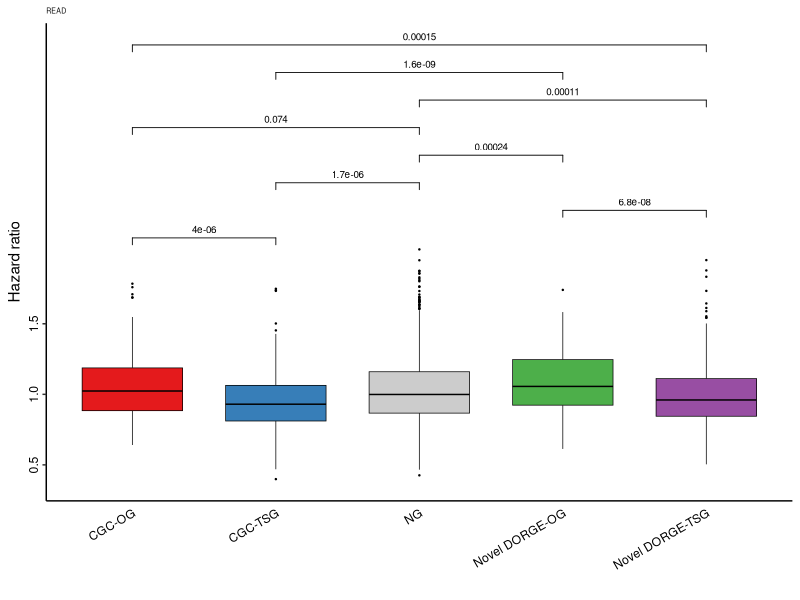
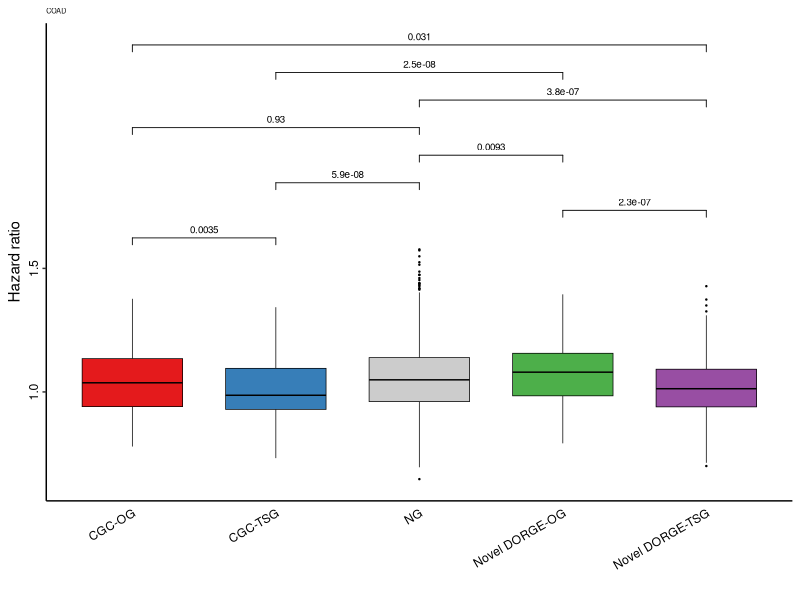
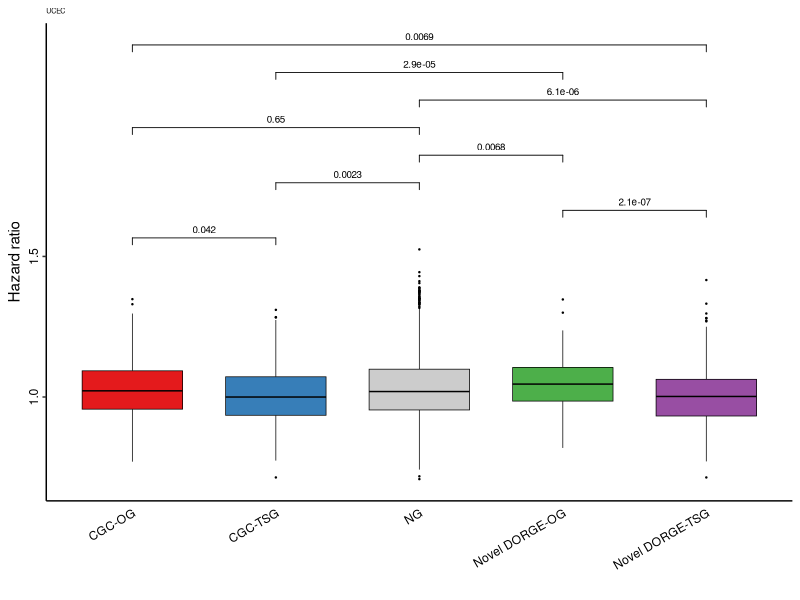

Reproduce these figures in R, in order.
####################
##### Boxplots #####
####################

###### The boxplots for survival data to independently evaluate DORGE prediction.

###### Input: ../Gene_set_new.txt: Gene annotation file
###### Input: ../All_features.csv: Feature table compiled in this study
###### Input: ../DORGE_prediction.txt: DORGE prediction results
###### Input: data/oncolnc_processed.txt: Processed survival data (from https://peerj.com/articles/cs-67/; Available at Evaluation_processing folder DORGE_pipeline project https://github.com/biocq/DORGE_pipeline)

###### Output: Figure_3E_survival_READ_evaluation.pdf: Evaluation of DORGE novel TSG/OGs by survival data in READ
###### Output: Figure_S4E_survival_COAD_evaluation.pdf: Evaluation of DORGE novel TSG/OGs by survival data in COAD
###### Output: Figure_S4F_survival_UCEC_evaluation.pdf: Evaluation of DORGE novel TSG/OGs by survival data in UCEC

options(warn=-1)

### Install missing packages

installed_pkgs <- installed.packages()

pkgs <-  c("plyr","ggpubr")


if (length(setdiff(pkgs, installed_pkgs)) > 0) {
    install.packages(pkgs = setdiff(pkgs, installed_pkgs), repos = "http://cran.us.r-project.org")
}

suppressMessages(library("ggpubr"))
suppressMessages(library("plyr"))

TSG_threshold<-0.6233374 #FPR=0.01
OG_threshold<-0.6761319 #FPR=0.01

##################### Figure 3E, S4E and S4F: Survival data evaluation #####################
#setwd("/Users/jlyu/Box\ Sync/TSGOG_Project/SA_sub/github/DORGE_paper/DORGE_codes/Figure_3");

anno <- read.table("../Gene_set_new.txt", header=T, sep="\t",fill=TRUE,quote = "")
colnames(anno)<-c("Gene","TSG_core","OG_core","NG","TSG_all","OG_all");
prediction <- read.table("../DORGE_prediction.txt", header=T, sep="\t",fill=TRUE,quote = "")
anno<-cbind(anno[,c(1,4,5,6)],prediction[,2:3])
all_feature <- read.table("data/oncolnc_all_genes.txt", header=T, sep="\t",fill=TRUE,quote = "")
all_feature<-all_feature[,c("Gene","cancer","HR")]
all_feature$HR <- as.numeric(all_feature$HR)

join<-join(all_feature, anno,type = "full",by="Gene")
join<-join[!is.na(join$HR),]
index_pOG<-which(join$OG_probability> OG_threshold & join$TSG_probability< TSG_threshold & join$OG_all!="1")
index_pTSG<-which(join$TSG_probability> TSG_threshold & join$OG_probability< OG_threshold & join$TSG_all!="1")
index_TSG<-which(join$TSG_all=="1" & join$OG_all!="1")
index_OG<-which(join$OG_all=="1" & join$TSG_all!="1")
index_NG<-which(join$NG=="1")

index<-rep("",nrow(join))

index[index_NG]<-"NG"
index[index_pTSG]<-"Novel DORGE-TSG"
index[index_pOG]<-"Novel DORGE-OG"
index[index_TSG]<-"CGC-TSG"
index[index_OG]<-"CGC-OG"

join<-cbind(join,index)
allgene2<-join[join$index!="" & !is.na(join$index),]
allgene2$index<-factor(allgene2$index,levels=c("CGC-OG", "CGC-TSG", "NG", "Novel DORGE-OG", "Novel DORGE-TSG"))

ca<-paste("Raw_figures/Figure_3E_survival_READ_evaluation.pdf",sep="")
pdf(ca, family="ArialMT", width=2.275, height=3)
my_comparisons <- list(c("CGC-OG","CGC-TSG"),c("Novel DORGE-OG","Novel DORGE-TSG"),c("NG","CGC-TSG"),c("Novel DORGE-OG","NG"),c("CGC-OG","NG"),c("NG","Novel DORGE-TSG"),c("Novel DORGE-OG","CGC-TSG"),c("CGC-OG","Novel DORGE-TSG"));
ggboxplot(data = allgene2[allgene2$cancer=="READ",],x = "index", y="HR",color="black",outlier.size = 0.2,width=0.7, fill="index",lwd=0.25,palette = c("#E41A1C","#377EB8","#CCCCCC","#4DAF4A","#984EA3"))+scale_y_continuous(breaks = c(0.5,1.0,1.5),labels = c("0.5", "1.0", "1.5"))+labs(x = "", y = "Hazard ratio")+ggtitle("READ") + theme_bw() + theme(plot.title = element_text(size = 5),axis.ticks.y = element_line(size = 0.5),axis.ticks.x=element_blank(),axis.text.x = element_text(angle = 30, hjust = 1, colour = "black"),axis.text.y = element_text(angle = 90, hjust = 0.5, colour = "black"), panel.border = element_blank(), panel.grid.major = element_blank(), panel.grid.minor = element_blank(),panel.background = element_blank(), axis.line = element_line(colour = "black"))+ guides(fill=FALSE)+stat_compare_means(aes(label = paste0(..p.format..)),method.args = list(alternative = "g"),comparisons = my_comparisons,size=2.5)
garbage <- dev.off()

ca<-paste("Raw_figures/Figure_S4E_survival_COAD_evaluation.pdf",sep="")
pdf(ca, family="ArialMT", width=2.275, height=3)
my_comparisons <- list(c("CGC-OG","CGC-TSG"),c("Novel DORGE-OG","Novel DORGE-TSG"),c("NG","CGC-TSG"),c("Novel DORGE-OG","NG"),c("CGC-OG","NG"),c("NG","Novel DORGE-TSG"),c("Novel DORGE-OG","CGC-TSG"),c("CGC-OG","Novel DORGE-TSG"));
ggboxplot(data = allgene2[allgene2$cancer=="COAD",],x = "index", y="HR",color="black",outlier.size = 0.2,width=0.7, fill="index",lwd=0.25,palette = c("#E41A1C","#377EB8","#CCCCCC","#4DAF4A","#984EA3"))+scale_y_continuous(breaks = c(0.5,1.0,1.5),labels = c("0.5", "1.0", "1.5"))+labs(x = "", y = "Hazard ratio")+ggtitle("COAD") + theme_bw() + theme(plot.title = element_text(size = 5),axis.ticks.y = element_line(size = 0.5),axis.ticks.x=element_blank(),axis.text.x = element_text(angle = 30, hjust = 1, colour = "black"),axis.text.y = element_text(angle = 90, hjust = 0.5, colour = "black"), panel.border = element_blank(), panel.grid.major = element_blank(), panel.grid.minor = element_blank(),panel.background = element_blank(), axis.line = element_line(colour = "black"))+ guides(fill=FALSE)+stat_compare_means(aes(label = paste0(..p.format..)),method.args = list(alternative = "g"),comparisons = my_comparisons,size=2.5)
garbage <- dev.off()

ca<-paste("Raw_figures/Figure_S4F_survival_UCEC_evaluation.pdf",sep="")
pdf(ca, family="ArialMT", width=2.275, height=3)
my_comparisons <- list(c("CGC-OG","CGC-TSG"),c("Novel DORGE-OG","Novel DORGE-TSG"),c("NG","CGC-TSG"),c("Novel DORGE-OG","NG"),c("CGC-OG","NG"),c("NG","Novel DORGE-TSG"),c("Novel DORGE-OG","CGC-TSG"),c("CGC-OG","Novel DORGE-TSG"));
ggboxplot(data = allgene2[allgene2$cancer=="UCEC",],x = "index", y="HR",color="black",outlier.size = 0.2,width=0.7, fill="index",lwd=0.25,palette = c("#E41A1C","#377EB8","#CCCCCC","#4DAF4A","#984EA3"))+scale_y_continuous(breaks = c(0.5,1.0,1.5),labels = c("0.5", "1.0", "1.5"))+labs(x = "", y = "Hazard ratio")+ggtitle("UCEC") + theme_bw() + theme(plot.title = element_text(size = 5),axis.ticks.y = element_line(size = 0.5),axis.ticks.x=element_blank(),axis.text.x = element_text(angle = 30, hjust = 1, colour = "black"),axis.text.y = element_text(angle = 90, hjust = 0.5, colour = "black"), panel.border = element_blank(), panel.grid.major = element_blank(), panel.grid.minor = element_blank(),panel.background = element_blank(), axis.line = element_line(colour = "black"))+ guides(fill=FALSE)+stat_compare_means(aes(label = paste0(..p.format..)),method.args = list(alternative = "g"),comparisons = my_comparisons,size=2.5)
garbage <- dev.off()



cancer_types<-as.character(unique(allgene2$cancer))
for(i in cancer_types){
	#ca<-paste("Raw_figures/Figure_S4E_oncolnc_",i,"_evaluation.pdf",sep="")
	#pdf(ca, family="ArialMT", width=2.275, height=3)
	#my_comparisons <- list(c("CGC-OG","CGC-TSG"),c("Novel DORGE-OG","Novel DORGE-TSG"),c("NG","CGC-TSG"),c("Novel DORGE-OG","NG"),c("CGC-OG","NG"),c("NG","Novel DORGE-TSG"),c("Novel DORGE-OG","CGC-TSG"),c("CGC-OG","Novel DORGE-TSG"));
	#print(ggboxplot(data = allgene2[allgene2$cancer==i,],x = "index", y="HR",color="black",outlier.size = 0.2,width=0.7, fill="index",lwd=0.25,palette = c("#E41A1C","#377EB8","#CCCCCC","#4DAF4A","#984EA3"))+scale_y_continuous(breaks = c(0.5,1.0,1.5),labels = c("0.5", "1.0", "1.5"))+labs(x = "", y = "Hazard ratio")+ggtitle(i) + theme_bw() + theme(plot.title = element_text(size = 5),axis.ticks.y = element_line(size = 0.5),axis.ticks.x=element_blank(),axis.text.x = element_text(angle = 30, hjust = 1, colour = "black"),axis.text.y = element_text(angle = 90, hjust = 0.5, colour = "black"), panel.border = element_blank(), panel.grid.major = element_blank(), panel.grid.minor = element_blank(),panel.background = element_blank(), axis.line = element_line(colour = "black"))+ guides(fill=FALSE)+stat_compare_means(aes(label = paste0(..p.format..)),method.args = list(alternative = "g"),comparisons = my_comparisons,size=2.5))
	#garbage <- dev.off()
}